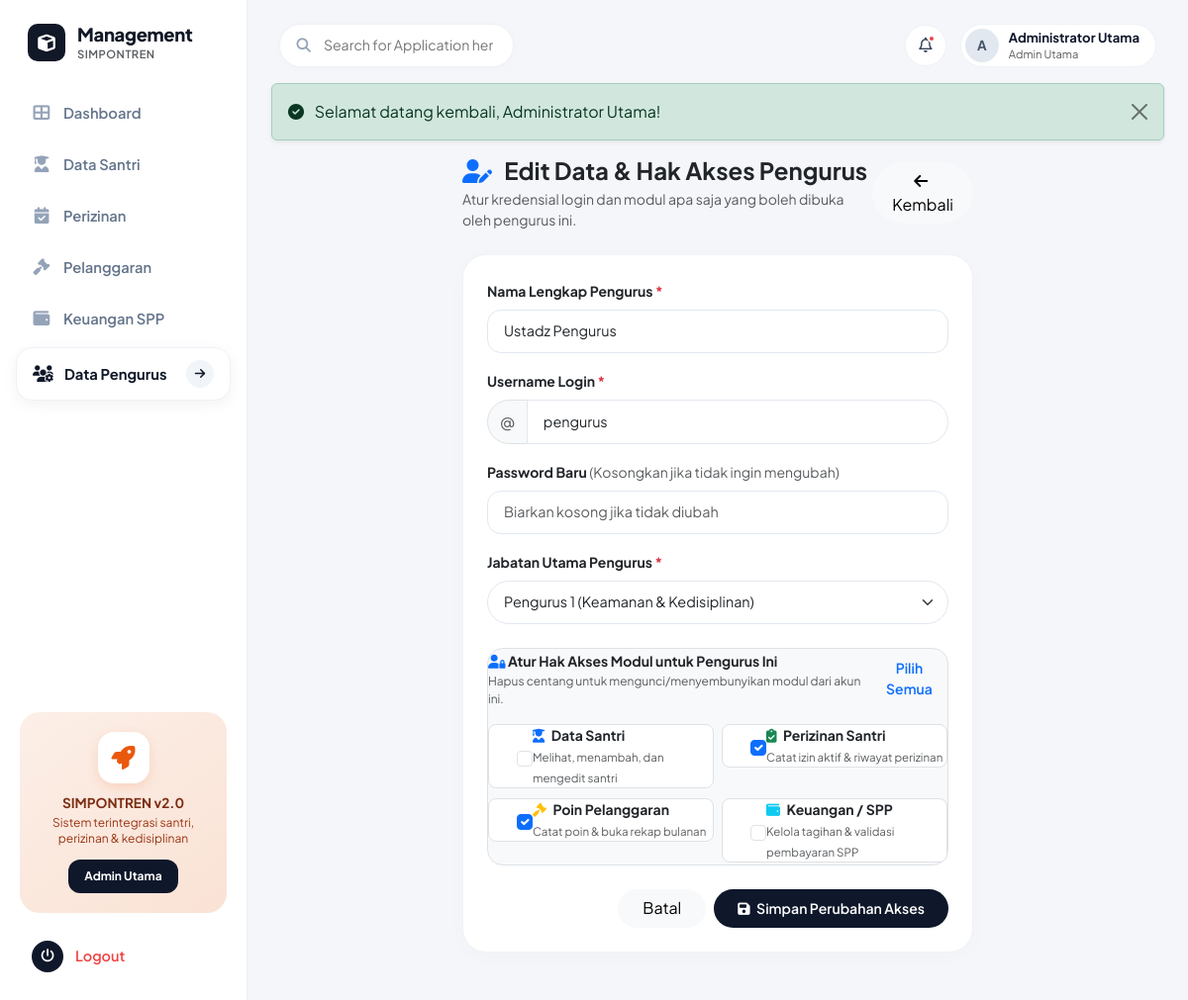
Page /modules/pengurus/edit.php?id=2 (signed in) on the committed database.
### tables this page shows
CREATE TABLE IF NOT EXISTS `users` (
  `id` INT AUTO_INCREMENT PRIMARY KEY,
  `username` VARCHAR(50) NOT NULL UNIQUE,
  `password` VARCHAR(255) NOT NULL,
  `nama_lengkap` VARCHAR(100) NOT NULL,
  `role` ENUM('admin', 'pengurus_1', 'pengurus_2') NOT NULL DEFAULT 'pengurus_1',
  `permissions` TEXT NULL,
  `created_at` TIMESTAMP DEFAULT CURRENT_TIMESTAMP
);

### modules/pengurus/edit.php (the view, shortened to what this page needs)
<?php
require_once __DIR__ . '/../../config/database.php';
require_once __DIR__ . '/../../includes/auth_check.php';
$id = intval($_GET['id'] ?? 0);
$stmt = $pdo->prepare("SELECT * FROM users WHERE id = :id AND role IN ('pengurus_1', 'pengurus_2', 'pengurus')");
$stmt->execute(['id' => $id]);
$pengurus = $stmt->fetch();
$username     = $pengurus['username'];
$nama_lengkap = $pengurus['nama_lengkap'];
$role         = $pengurus['role'] === 'pengurus' ? 'pengurus_1' : $pengurus['role'];
$permissions = json_decode($pengurus['permissions'] ?? '[]', true);
require_once __DIR__ . '/../../includes/header.php';
?>
<div class="row justify-content-center">
  <div class="col-12 col-md-9 col-lg-7">
    <div class="d-flex align-items-center justify-content-between mb-4">
      <div>
        <h4 class="fw-bold text-dark mb-1"><i class="fas fa-user-edit text-primary me-2"></i> Edit Data & Hak Akses Pengurus</h4>
        <p class="text-muted small mb-0">Atur kredensial login dan modul apa saja yang boleh dibuka oleh pengurus ini.</p>
      </div>
      <a href="<?= base_url('modules/pengurus/index.php') ?>" class="btn btn-light rounded-pill px-3">
        <i class="fas fa-arrow-left me-1"></i> Kembali
      </a>
    </div>
    <div class="card-soft p-4">
      <form action="" method="POST">
        <div class="mb-3">
          <label for="nama_lengkap" class="form-label fw-bold text-dark small">Nama Lengkap Pengurus <span class="text-danger">*</span></label>
          <input type="text" class="form-control" id="nama_lengkap" name="nama_lengkap" value="<?= htmlspecialchars($nama_lengkap) ?>" required>
        </div>
        <div class="mb-3">
          <label for="username" class="form-label fw-bold text-dark small">Username Login <span class="text-danger">*</span></label>
          <div class="input-group">
            <span class="input-group-text bg-light rounded-start-pill text-muted">@</span>
            <input type="text" class="form-control rounded-end-pill" id="username" name="username" value="<?= htmlspecialchars($username) ?>" required>
          </div>
        </div>
        <div class="mb-3">
          <label for="password" class="form-label fw-bold text-dark small">Password Baru <span class="text-muted fw-normal">(Kosongkan jika tidak ingin mengubah)</span></label>
          <input type="password" class="form-control" id="password" name="password" placeholder="Biarkan kosong jika tidak diubah">
        </div>
        <div class="mb-4">
          <label for="role" class="form-label fw-bold text-dark small">Jabatan Utama Pengurus <span class="text-danger">*</span></label>
          <select class="form-select rounded-pill" id="role" name="role" required>
            <option value="pengurus_1" <?= $role === 'pengurus_1' ? 'selected' : '' ?>>Pengurus 1 (Keamanan & Kedisiplinan)</option>
          </select>
        </div>
        <div class="mb-4 p-3.5 rounded-4 bg-light border">
          <div class="d-flex align-items-center justify-content-between mb-2">
            <div>
              <label class="form-label fw-bold text-dark small mb-0">
                <i class="fas fa-user-lock text-primary me-1.5"></i> Atur Hak Akses Modul untuk Pengurus Ini
              </label>
              <div class="text-muted" style="font-size:0.75rem;">Hapus centang untuk mengunci/menyembunyikan modul dari akun ini.</div>
            </div>
            <button type="button" class="btn btn-link btn-sm text-primary text-decoration-none p-0 fw-semibold" onclick="toggleAllPerms()">Pilih Semua</button>
          </div>
          <div class="row g-2 mt-1">
            <div class="col-12 col-sm-6">
              <div class="form-check p-2.5 bg-white rounded-3 border d-flex align-items-center">
                <input class="form-check-input perm-cb ms-1 me-2.5" type="checkbox" name="permissions[]" value="santri" id="p_santri" <?= in_array('santri', $permissions) ? 'checked' : '' ?> style="cursor:pointer;">
                <label class="form-check-label text-dark small cursor-pointer w-100" for="p_santri">
                  <strong class="d-block"><i class="fas fa-user-graduate text-primary me-1"></i> Data Santri</strong>
                  <span class="text-muted" style="font-size:0.72rem;">Melihat, menambah, dan mengedit santri</span>
                </label>
              </div>
            </div>
            <div class="col-12 col-sm-6">
              <div class="form-check p-2.5 bg-white rounded-3 border d-flex align-items-center">
                <input class="form-check-input perm-cb ms-1 me-2.5" type="checkbox" name="permissions[]" value="perizinan" id="p_perizinan" <?= in_array('perizinan', $permissions) ? 'checked' : '' ?> style="cursor:pointer;">
                <label class="form-check-label text-dark small cursor-pointer w-100" for="p_perizinan">
                  <strong class="d-block"><i class="fas fa-clipboard-check text-success me-1"></i> Perizinan Santri</strong>
                  <span class="text-muted" style="font-size:0.72rem;">Catat izin aktif & riwayat perizinan</span>
                </label>
              </div>
            </div>
            <div class="col-12 col-sm-6">
              <div class="form-check p-2.5 bg-white rounded-3 border d-flex align-items-center">
                <input class="form-check-input perm-cb ms-1 me-2.5" type="checkbox" name="permissions[]" value="pelanggaran" id="p_pelanggaran" <?= in_array('pelanggaran', $permissions) ? 'checked' : '' ?> style="cursor:pointer;">
                <label class="form-check-label text-dark small cursor-pointer w-100" for="p_pelanggaran">
                  <strong class="d-block"><i class="fas fa-gavel text-warning me-1"></i> Poin Pelanggaran</strong>
                  <span class="text-muted" style="font-size:0.72rem;">Catat poin & buka rekap bulanan</span>
                </label>
              </div>
            </div>
            <div class="col-12 col-sm-6">
              <div class="form-check p-2.5 bg-white rounded-3 border d-flex align-items-center">
                <input class="form-check-input perm-cb ms-1 me-2.5" type="checkbox" name="permissions[]" value="spp" id="p_spp" <?= in_array('spp', $permissions) ? 'checked' : '' ?> style="cursor:pointer;">
                <label class="form-check-label text-dark small cursor-pointer w-100" for="p_spp">
                  <strong class="d-block"><i class="fas fa-wallet text-info me-1"></i> Keuangan / SPP</strong>
                  <span class="text-muted" style="font-size:0.72rem;">Kelola tagihan & validasi pembayaran SPP</span>
                </label>
              </div>
            </div>
          </div>
        </div>
        <div class="d-flex justify-content-end gap-2">
          <a href="<?= base_url('modules/pengurus/index.php') ?>" class="btn btn-light rounded-pill px-4">Batal</a>
          <button type="submit" class="btn btn-dark-pill px-4">
            <i class="fas fa-save me-1"></i> Simpan Perubahan Akses
          </button>
        </div>
      </form>
    </div>
  </div>
</div>
<?php require_once __DIR__ . '/../../includes/footer.php'; ?>

### assets/css/style.css (style rules this page uses)
:root { --app-bg: #f5f6fa; --sidebar-bg: #ffffff; --sidebar-width: 250px; --card-bg: #ffffff; --text-main: #1e293b; --text-muted: #8e9bb0; --primary-accent: #2c68f6; --sidebar-active-bg: #f3f4f8; --sidebar-active-dark: #1e2229; --border-subtle: #edf0f5; --card-radius: 24px; --badge-radius: 12px; --transition: all 0.25s cubic-bezier(0.4, 0, 0.2, 1); }
body { font-family: 'Plus Jakarta Sans', -apple-system, BlinkMacSystemFont, sans-serif; background-color: var(--app-bg); color: var(--text-main); overflow-x: hidden; margin: 0; padding: 0; }
.card-soft { background: var(--card-bg); border-radius: var(--card-radius); border: 1px solid #eef2f7; box-shadow: 0 4px 20px rgba(0, 0, 0, 0.02); transition: var(--transition); }
.form-control, .form-select { border-radius: 14px; border: 1px solid #e2e8f0; padding: 0.65rem 1rem; font-size: 0.9rem; transition: var(--transition); }
.btn-dark-pill { background: #0f172a; color: #ffffff; border-radius: 30px; padding: 0.55rem 1.25rem; font-weight: 600; font-size: 0.88rem; border: none; transition: var(--transition); }

### rows in the picture
users: nama_lengkap "Ustadz Pengurus", username "pengurus", role "Pengurus 1 (Keamanan & Kedisiplinan)", permissions "☑"

### other values in the picture
$roleLabel "Admin Utama"
substr($userNama, 0, 1) "A"
$userNama "Administrator Utama"
$msg['text'] "Selamat datang kembali, Administrator Utama!"
